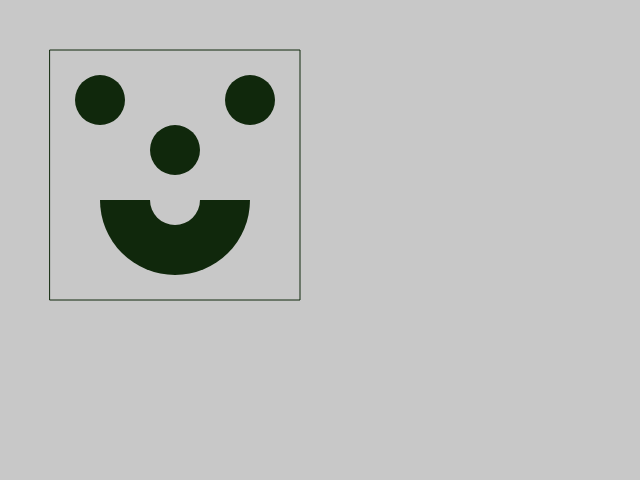
Frame 1 (no input)
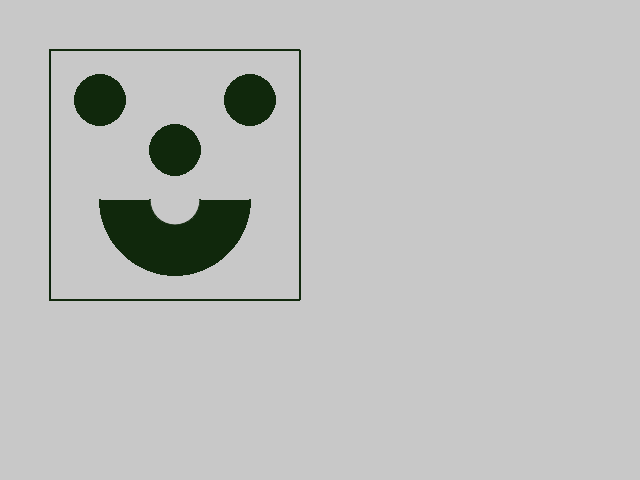
Frame 60 (no input)
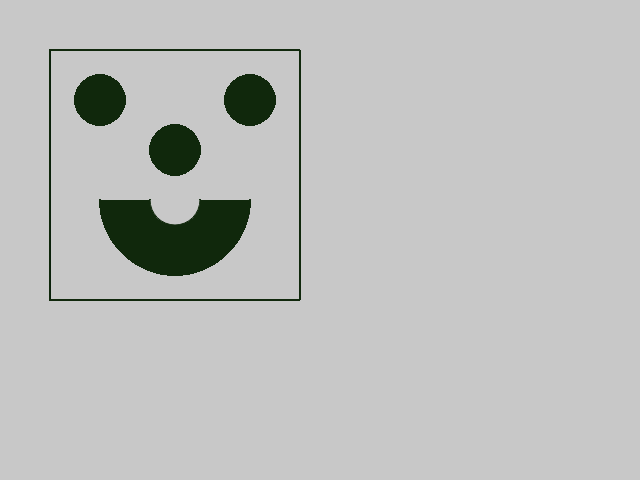
Frame 120 (the mouse pressed at the canvas centre since frame 60)

The p5.js sketch that drew these frames (run headless with seeded random() and noise() and a simulated clock; from frame 60 on, the mouse is pressed at the canvas centre):

// p5.js sketch
// ── sketch.js

// set the parameters for things that are static and don't change during the execution like the size of the canvas
function setup() {
	
	var canvasW = 640;
	var canvasH = 480;
	var vR, vG, vB;

	vR = 16;
	vG = 40;
	vB = 12;

	createCanvas(canvasW, canvasH);
	background(200); // sets the color of the background;
	fill(vR, vG, vB);
	noStroke();
}

function draw() {
	var vR, vG, vB;

	vR = 16;
	vG = 40;
	vB = 12;

	ellipse(100, 100, 50, 50);
	ellipse(250, 100, 50, 50);
	ellipse(175, 150, 50, 50);
	arc(175, 200, 150, 150, 0, PI);
	fill(200);
	arc(175, 200, 50, 50, 0, PI);


	noFill();
	stroke(vR, vG, vB)
	rect(50,50, 250,250);



}
